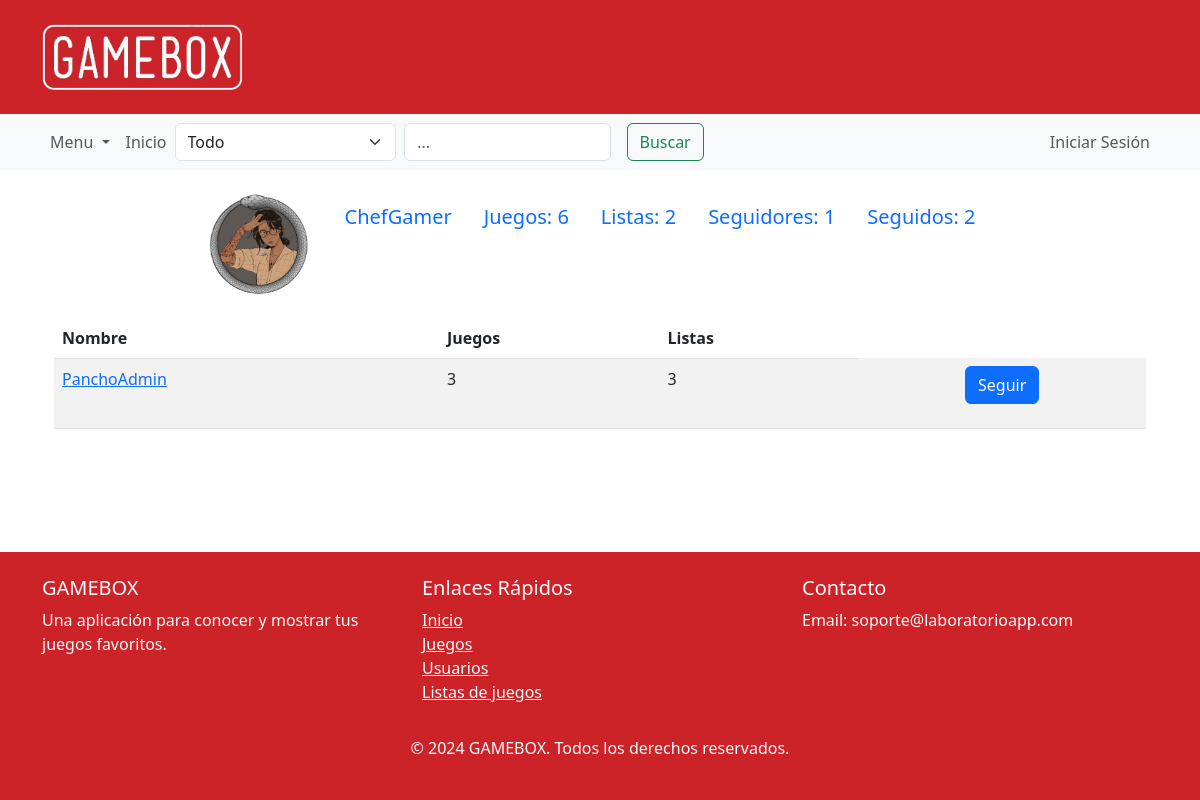
Before: /followers/1 with the older database file.
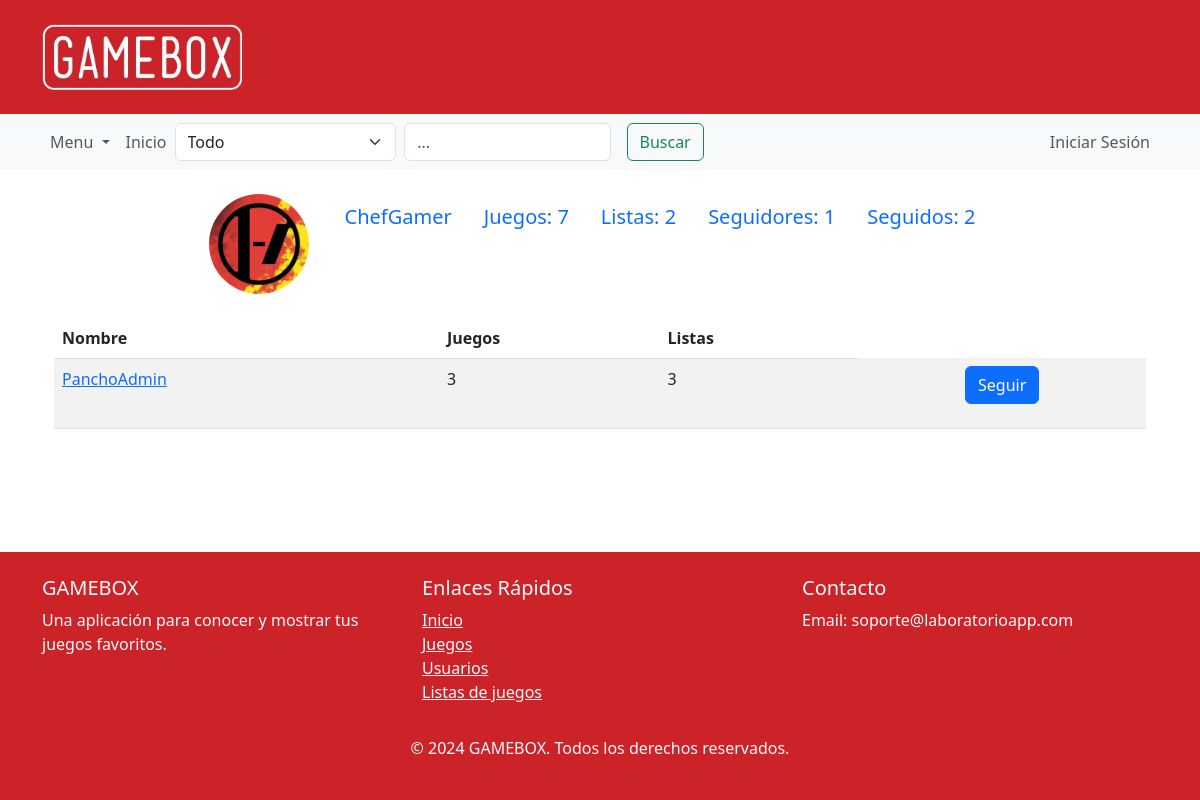
After: the same page with the newer database file.
### domain/models.py (models this page shows, shortened)
class Usuario(models.Model):
    nickname = models.CharField(max_length=30, unique=True)
    foto = models.ImageField(upload_to="media/usuarios/", default="media/usuarios/generica.jpg")
    cuenta = models.OneToOneField(User, on_delete=models.CASCADE)
    objects = UsuarioManager()
    def __str__(self):
        return self.nickname
    def cant_listas_de_juegos(self):
        return self.listas_de_juegos.count()
    def cant_juegos_jugados(self):
        return self.reseñas.count()
    def cant_seguidores(self):
        return self.seguido_por.count()
    def cant_seguidos(self):
        return self.sigue_a.count()

### domain/views.py (the view)
# urls.py: path('followers/<int:id>', SeguidoresController.as_view(), name="followers"),
class SeguidoresController(TemplateView):
    template_name = "accounts/seguidores.html"
    def get_context_data(self, **kwargs):
        context = super().get_context_data(**kwargs)
        user_id = self.kwargs.get('id')
        usuario = Usuario.objects.get(id=user_id)
        user_session = Usuario.objects.get_user_from_request(self.request)
        loSigue = Siguen.objects.filter(seguidor=user_session, seguido=usuario).exists()
        session = Usuario.objects.sesion_perfil_match(user_session,usuario)
        seguidores_relacion = usuario.seguido_por.all()
        seguidores = [relacion.seguidor for relacion in seguidores_relacion]
        follows = self.get_seguidores_con_follow_session(seguidores, user_session)
        context['seguidores'] = seguidores
        context['session'] = session
        context['losigue'] = loSigue
        context['follows'] = follows
        context['userinfo'] = usuario
        return context
    def get_seguidores_con_follow_session(self,seguidores,user_session):
        follows = []
        for seguidor in seguidores:
            follow = Siguen.objects.filter(seguidor=user_session, seguido=seguidor).exists()
            follows.append({
                    'seguidor' : seguidor,
                    'follow': follow
                })
        print(follows)
        return follows

### domain/context_processors.py (called while the page is built)
def search_form(request):
    user_session = Usuario.objects.get_user_from_request(request)
    return {'user_session': user_session}

### domain/models.py (called while the page is built)
    def get_user_from_request(self, request):
        if request.user.is_authenticated:
            try:
                return self.get(cuenta=request.user)
            except self.model.DoesNotExist:
                return None
        return None

    def sesion_perfil_match(self,user_session,user):
        session=False
        if user_session:
            session = user == user_session
        return session

### domain/templates/accounts/seguidores.html (shortened to what this page needs)
<!DOCTYPE html>
{% extends 'accounts/profile.html' %}
{% block content %}
<div class="container">
  <table class="table table-striped">
    <thead>
      <tr>
        <th scope="col">Nombre</th>
        <th scope="col">Juegos</th>
        <th scope="col">Listas</th>
      </tr>
    </thead>
    <tbody>
      {% for contenido in follows %}
      <tr>
        <td>
          <a href="{% url 'profile' id=contenido.seguidor.id %}">{{ contenido.seguidor.nickname }}</a>
        </td>
        <td>{{ contenido.seguidor.cant_juegos_jugados }}</td>
        <td>{{ contenido.seguidor.cant_listas_de_juegos }}</td>
        <td>
        <div class="text-center mb-3">
            {% if not contenido.follow %}
            <form method="post" action="{% url 'seguir_usuario' usuario_id=contenido.seguidor.id %}?next={{ request.path }}">
              <button type="submit" class="btn btn-primary">Seguir</button>
            </form>
            {% else %}
            <form method="post" action="{% url 'dejarSeguirUsuario' usuario_id=contenido.seguidor.id %}?next={{ request.path }}">
              {% csrf_token %}
              <button type="submit" class="btn btn-secondary">Dejar De Seguir</button>
            </form>
            {% endif %}
        </div>
        </td>
      </tr>
      {% endfor %}
    </tbody>
  </table>
</div>
{% endblock %}

### domain/templates/accounts/profile.html (shortened to what this page needs)
<!DOCTYPE html>
<html>
{% extends "main.html" %}
{% block profile %}
{% include "navs/profile_nav.html" %}
{% endblock %}

### domain/templates/main.html (shortened to what this page needs)
<!DOCTYPE html>
<html lang="en">
    <head>
        {% load static %}
        <link href="https://cdn.jsdelivr.net/npm/bootstrap@5.3.0-alpha1/dist/css/bootstrap.min.css" rel="stylesheet">
        <link rel="stylesheet" type="text/css" href="{% static 'domain/styles.css' %}">
    </head>
<body>
    <div class="wrapper">
        {% block nav %}
        <header class="custom-bg py-4">
            <div class="container">
                <img src="{% static 'logo.png' %}" alt="Logo">
            </div>
        </header>
        <nav class="navbar navbar-expand-lg navbar-light bg-light">
            <div class="container">
                <div class="collapse navbar-collapse" id="navbarNav">
                    <ul class="navbar-nav">
                        <li class="nav-item dropdown">
                            <a class="nav-link dropdown-toggle" href="#" id="navbarDropdownMenuLink" role="button" data-bs-toggle="dropdown" aria-expanded="false">
                                Menu
                            </a>
                        </li>
                        <li class="nav-item"><a class="nav-link" href="{% url 'main' %}">Inicio</a></li>
                    </ul>
                    <form method="post" action="{% url 'search_view' %}" class="d-flex">
                        <select class="form-select me-2" name="search_type">
                            <option value="all">Todo</option>
                        </select>
                        <input class="form-control me-3" type="text" name="query" placeholder="..." aria-label="Search">
                        <button class="btn btn-outline-success" type="submit">Buscar</button>
                    </form>
                    {% if request.user.is_authenticated %}
                        <ul class="navbar-nav ms-auto">
                            <li class="nav-item"><a class="nav-link" href="{% url 'profile' id=user_session.id %}">Mi Perfil</a></li>
                            <li class="nav-item">
                                <form id="logout-form" action="{% url 'logout' %}" method="post" style="display: none;">
                                    {% csrf_token %}
                                </form>
                                <a class="nav-link" href="#" onclick="document.getElementById('logout-form').submit();">Cerrar Sesión</a>
                            </li>
                        </ul>
                    {% else %}
                        <ul class="navbar-nav ms-auto">
                            <li class="nav-item"><a class="nav-link" href="{% url 'login' %}">Iniciar Sesión</a></li>
                        </ul>
                    {% endif %}
                </div>
            </div>
        </nav>
        {% endblock %}
        {% block profile %}
        {%endblock%}
        <div class="content container mt-4">
            {% block content %}{% endblock %}
        </div>
        <footer class="custom-bg text-light py-4 mt-5">
            <div class="container">
                <div class="row">
                    <div class="col-md-4">
                        <h5>GAMEBOX</h5>
                        <p>Una aplicación para conocer y mostrar tus juegos favoritos.</p>
                    </div>
                    <div class="col-md-4">
                        <h5>Enlaces Rápidos</h5>
                        <ul class="list-unstyled">
                            <li><a href="{% url 'main' %}" class="text-light">Inicio</a></li>
                            <li><a href="{% url 'games' %}" class="text-light">Juegos</a></li>
                            <li><a href="{% url 'users' %}" class="text-light">Usuarios</a></li>
                            <li><a href="{% url 'lists' %}" class="text-light">Listas de juegos</a></li>
                        </ul>
                    </div>
                    <div class="col-md-4">
                        <h5>Contacto</h5>
                        <p>Email: soporte@laboratorioapp.com</p>
                    </div>
                </div>
                <div class="text-center mt-3">
                    <p>&copy; 2024 GAMEBOX. Todos los derechos reservados.</p>
                </div>
            </div>
        </footer>
    </div>
</body>
</html>

### domain/templates/navs/profile_nav.html (shortened to what this page needs)
<!DOCTYPE html>
<html lang="en">
<head>
</head>
<body>
<div class="container">
    <br>
    <ul class="nav justify-content-center">
        {% if session %}
        <li class="nav-item">
            <img src="{{ user_session.foto.url }}" alt="Foto de perfil" class="profile-img">
        </li>
        <li class="nav-item">
          <a class="nav-link active" aria-current="page" href="{% url 'profile' id=user_session.id %}">
              <span class="fs-5">{{ user_session }}</span>
          </a>
      </li>
        <li class="nav-item">
            <a href="{% url 'edit_profile' %}" class="btn btn-primary">
                <span class="fs-5">Editar Perfil</span>
            </a>
        </li>
        <li class="nav-item">
            <a class="nav-link active" aria-current="page" href="{% url 'yourGames' id_usuario=user_session.id %}">
                <span class="fs-5">Juegos: {{ user_session.cant_juegos_jugados }}</span>
            </a>
        </li>
        <li class="nav-item">
            <a class="nav-link" href="{% url 'yourLists' id_usuario=user_session.id %}">
                <span class="fs-5">Listas: {{ user_session.cant_listas_de_juegos }}</span>
            </a>
        </li>
        <li class="nav-item">
            <a class="nav-link" href="{% url 'followers' id=user_session.id %}">
                <span class="fs-5">Seguidores: {{ user_session.cant_seguidores }}</span>
            </a>
        </li>
        <li class="nav-item">
            <a class="nav-link" href="{% url 'follow' id=user_session.id %}">
                <span class="fs-5">Seguidos: {{ user_session.cant_seguidos }}</span>
            </a>
        </li>
        {% else %}
        <li class="nav-item">
          <img src="{{ userinfo.foto.url }}" alt="Foto de perfil" class="profile-img">
        </li>
        <li class="nav-item">
          <a class="nav-link active" aria-current="page" href="{% url 'profile' id=userinfo.id %}">
              <span class="fs-5">{{ userinfo }}</span>
          </a>
        </li>
        <li class="nav-item">
            <a class="nav-link" href="{% url 'yourGames' id_usuario=userinfo.id %}">
                <span class="fs-5">Juegos: {{ userinfo.cant_juegos_jugados }}</span>
            </a>
        </li>
        <li class="nav-item">
            <a class="nav-link" href="{% url 'yourLists' id_usuario=userinfo.id %}">
                <span class="fs-5">Listas: {{ userinfo.cant_listas_de_juegos }}</span>
            </a>
        </li>
        <li class="nav-item">
            <a class="nav-link" href="{% url 'followers' id=userinfo.id %}">
                <span class="fs-5">Seguidores: {{ userinfo.cant_seguidores }}</span>
            </a>
        </li>
        <li class="nav-item">
            <a class="nav-link" href="{% url 'follow' id=userinfo.id %}">
                <span class="fs-5">Seguidos: {{ userinfo.cant_seguidos }}</span>
            </a>
        </li>
        {% endif %}
    </ul>
</div>
</body>
</html>

### static/domain/styles.css (style rules this page uses)
.custom-bg { background-color: #CC2329; }
html, body { height: 100%; }
.wrapper { display: flex; flex-direction: column; min-height: 100vh; }
.content { flex: 1; }
img { width: 200px; height: auto; object-fit: contain; }

### domain/templates/navs/profile_nav.html (style rules this page uses)
.profile-img { width: 100px; height: 100px; object-fit: cover; border-radius: 50%; margin-right: 20px; }

Changed rows visible on the page:
changed Usuario "ChefGamer": foto: a different picture; cant_juegos_jugados "6" → "7"
